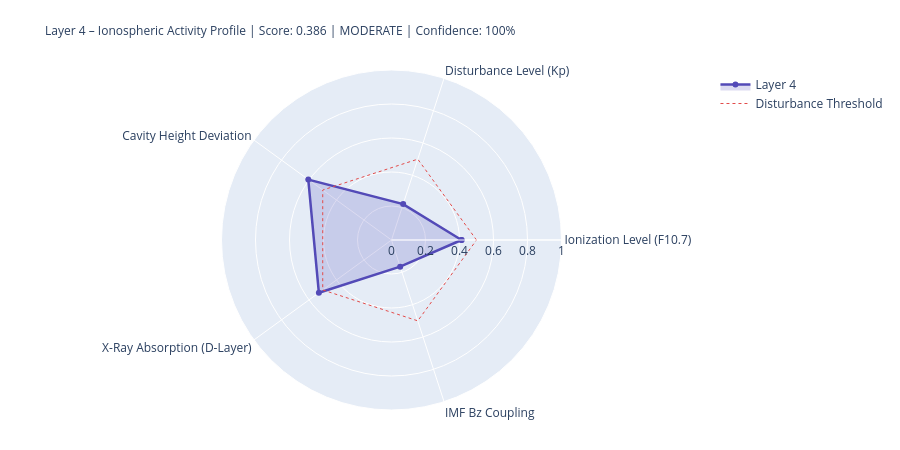

The notebook cell saved with this chart:
### Markdown cell above
---
## 4. State Assessment & Handoff to Layer 5

### Code cell
# ============================================================
# LAYER-4-SCORE
# ============================================================

COMPONENTS = {
    'Ionization Level (F10.7)':    {'score': ioniz,       'source': 'primary' if f107_now else 'from_layer0', 'dynamic': True},
    'Disturbance Level (Kp)':          {'score': disturb,     'source': 'primary' if kp_now   else 'from_layer0', 'dynamic': True},
    'Cavity Height Deviation':    {'score': h_dev,       'source': 'derived',                                'dynamic': True},
    'X-Ray Absorption (D-Layer)':{'score': xray_ioniz,  'source': 'primary' if xray_now else 'missing',     'dynamic': True},
    'IMF Bz Coupling':             {'score': bz_coupling, 'source': 'primary' if bz_now   else 'from_layer0', 'dynamic': True},
}

available    = {k: v['score'] for k, v in COMPONENTS.items() if v['score'] is not None}
unavailable  = [k for k, v in COMPONENTS.items() if v['score'] is None]
layer4_score = round(sum(available.values()) / len(available), 4) if available else None
confidence   = round(len(available) / len(COMPONENTS), 2)
level = ('unknown' if layer4_score is None
         else 'quiet'   if layer4_score < 0.3
         else 'moderate' if layer4_score < 0.6
         else 'active')
dominant_l4 = max(available, key=available.get) if available else 'none'

# Resonance delta for Schumann SR-1
sr1_ref = schumann_freq(1, 80.0)
sr1_now = schumann_freq(1, h_eff)
sr1_delta_mhz = (sr1_now - sr1_ref) * 1000

# Propagation conditions
prop_cond = ('disturbed'   if kp_val > 4
             else 'unsettled' if kp_val > 2
             else 'normal')
if xray_class in ['X', 'M']:
    prop_cond = 'Radio-Blackout moeglich'

W = 68
print('=' * W)
print('LAYER 4 – IONOSPHERE – STATE ASSESSMENT')
print('=' * W)
for name, comp in COMPONENTS.items():
    s = comp['score']
    if s is not None:
        bar = '█' * int(s * 20) + '░' * (20 - int(s * 20))
        print(f'  {name:<36} {bar}  {s:.3f}  [{comp["source"]}]')
    else:
        print(f'  {name:<36} {"─" * 20}  n/a   [missing]')
print('-' * W)
print(f'  Score:          {layer4_score:.3f}  ({len(available)}/{len(COMPONENTS)} components)')
print(f'  Confidence:     {confidence:.0%}')
print(f'  Level:          {level.upper()}')
print(f'  Dominant:       {dominant_l4}')
print(f'  Cavity height:  {h_eff:.1f} km  (Ref: 80.0 km)')
print(f'  SR-1:           {sr1_now:.3f} Hz  (Δ {sr1_delta_mhz:+.1f} mHz vs. ref)')
print(f'  Propagation:    {prop_cond}')
print(f'  X-Ray:          {xray_class}-class  ({xray_now:.2e} W/m²)' if xray_now else '  X-Ray:          n/a')
print('=' * W)

# Radar
cats   = list(available.keys())
vals_r = list(available.values())
if len(cats) >= 3:
    fig = go.Figure()
    fig.add_trace(go.Scatterpolar(
        r=vals_r + [vals_r[0]], theta=cats + [cats[0]],
        fill='toself', fillcolor='rgba(83,74,183,0.20)',
        line=dict(color='#534AB7', width=2.5), name='Layer 4'
    ))
    fig.add_trace(go.Scatterpolar(
        r=[0.5] * (len(cats)+1), theta=cats + [cats[0]],
        line=dict(color='#E24B4A', dash='dot', width=1),
        mode='lines', name='Disturbance Threshold'
    ))
    fig.update_layout(
        title=dict(
            text=f'Layer 4 – Ionospheric Activity Profile | Score: {layer4_score:.3f} | {level.upper()} | Confidence: {confidence:.0%}',
            font=dict(size=12)
        ),
        polar=dict(radialaxis=dict(visible=True, range=[0, 1])),
        height=450, showlegend=True,
        margin=dict(l=80, r=80, t=70, b=40)
    )
    fig.show()

### Figure 1 — Plotly figure (JSON) as saved in the notebook; plotly's stock layout.template omitted (floating-point values rounded to 4 significant figures)
{"data": [{"fill": "toself", "fillcolor": "rgba(83,74,183,0.20)", "line": {"color": "#534AB7", "width": 2.5}, "name": "Layer 4", "r": [0.412, 0.222, 0.605, 0.528, 0.165, 0.412], "theta": ["Ionization Level (F10.7)", "Disturbance Level (Kp)", "Cavity Height Deviation", "X-Ray Absorption (D-Layer)", "IMF Bz Coupling", "Ionization Level (F10.7)"], "type": "scatterpolar"}, {"line": {"color": "#E24B4A", "dash": "dot", "width": 1}, "mode": "lines", "name": "Disturbance Threshold", "r": [0.5, 0.5, 0.5, 0.5, 0.5, 0.5], "theta": ["Ionization Level (F10.7)", "Disturbance Level (Kp)", "Cavity Height Deviation", "X-Ray Absorption (D-Layer)", "IMF Bz Coupling", "Ionization Level (F10.7)"], "type": "scatterpolar"}], "layout": {"height": 450, "margin": {"b": 40, "l": 80, "r": 80, "t": 70}, "polar": {"radialaxis": {"range": [0, 1], "visible": true}}, "showlegend": true, "title": {"font": {"size": 12}, "text": "Layer 4 – Ionospheric Activity Profile | Score: 0.386 | MODERATE | Confidence: 100%"}}}
